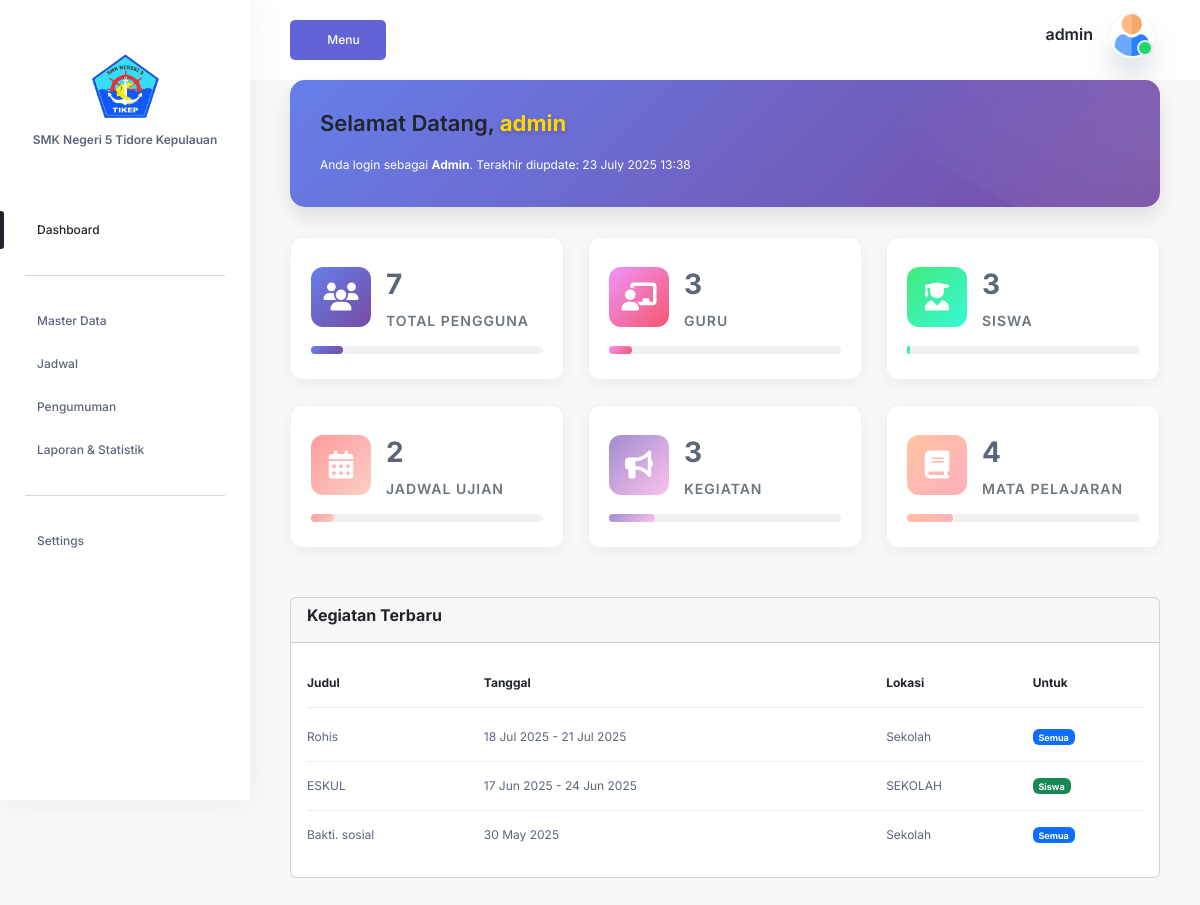
The page /login/admin/index.php (signed in) on the database its author committed.
### tables this page shows
CREATE TABLE `users` (
  `id` int(11) NOT NULL,
  `nama` varchar(100) NOT NULL,
  `username` varchar(50) DEFAULT NULL,
  `password` varchar(255) NOT NULL,
  `email` varchar(100) NOT NULL,
  `role` enum('admin','guru','siswa') NOT NULL,
  `is_active` tinyint(1) NOT NULL DEFAULT '1',
  `login_attempts` tinyint(1) NOT NULL DEFAULT '1',
  `created_at` timestamp NOT NULL DEFAULT CURRENT_TIMESTAMP,
  `updated_at` timestamp NULL DEFAULT NULL ON UPDATE CURRENT_TIMESTAMP
);

CREATE TABLE `kegiatan` (
  `id` int(11) NOT NULL,
  `judul` varchar(150) NOT NULL,
  `deskripsi` text,
  `tanggal_mulai` date NOT NULL,
  `tanggal_selesai` date DEFAULT NULL,
  `jam_mulai` time DEFAULT NULL,
  `jam_selesai` time DEFAULT NULL,
  `lokasi` varchar(150) DEFAULT NULL,
  `penanggung_jawab_id` int(11) DEFAULT NULL,
  `ditujukan_untuk` enum('siswa','guru','semua') NOT NULL DEFAULT 'semua',
  `gambar` varchar(255) DEFAULT NULL,
  `created_at` timestamp NOT NULL DEFAULT CURRENT_TIMESTAMP,
  `updated_at` timestamp NULL DEFAULT NULL ON UPDATE CURRENT_TIMESTAMP
);

### login/admin/index.php (the view, shortened to what this page needs)
<?php
require_once 'template/header.php';
?>
<?php require_once 'template/sidebar.php'; ?>
<section class="section">
    <div class="container-fluid">
        <div class="welcome-card">
            <h2 class="mb-3">Selamat Datang, <span class="username-highlight"><?php echo htmlspecialchars($_SESSION['username']); ?></span></h2>
            <p class="mb-0">Anda login sebagai <strong><?php echo ucfirst($_SESSION['role']); ?></strong>. Terakhir diupdate: <?php echo date('d F Y H:i'); ?></p>
        </div>
        <div class="row">
            <?php
function getDashboardStats($conn) {
    $stats = [];
    $result = $conn->query("SELECT COUNT(*) as total FROM users");
    $stats['users'] = $result->fetch_assoc()['total'];
    $result = $conn->query("SELECT COUNT(*) as total FROM guru");
    $stats['teachers'] = $result->fetch_assoc()['total'];
    $result = $conn->query("SELECT COUNT(*) as total FROM siswa");
    $stats['students'] = $result->fetch_assoc()['total'];
    $result = $conn->query("SELECT COUNT(*) as total FROM jadwal_ujian");
    $stats['exams'] = $result->fetch_assoc()['total'];
    $result = $conn->query("SELECT COUNT(*) as total FROM kegiatan");
    $stats['activities'] = $result->fetch_assoc()['total'];
    $result = $conn->query("SELECT COUNT(*) as total FROM mapel");
    $stats['subjects'] = $result->fetch_assoc()['total'];
    return $stats;
}
$stats = getDashboardStats($conn);
?>
            <div class="col-xl-4 col-lg-6 col-md-6 col-sm-12">
                <div class="stat-card">
                    <div class="d-flex align-items-center">
                        <div class="stat-icon" style="background: linear-gradient(135deg, #667eea 0%, #764ba2 100%);">
                            <i class="fas fa-users"></i>
                        </div>
                        <div>
                            <div class="stat-value"><?php echo $stats['users']; ?></div>
                            <div class="stat-title">Total Pengguna</div>
                        </div>
                    </div>
                    <div class="progress-container">
                        <div class="progress-bar" style="width: <?php echo min(100, ($stats['users']/50)*100); ?>%; background: linear-gradient(135deg, #667eea 0%, #764ba2 100%);"></div>
                    </div>
                </div>
            </div>
            <div class="col-xl-4 col-lg-6 col-md-6 col-sm-12">
                <div class="stat-card">
                    <div class="d-flex align-items-center">
                        <div class="stat-icon" style="background: linear-gradient(135deg, #f093fb 0%, #f5576c 100%);">
                            <i class="fas fa-chalkboard-teacher"></i>
                        </div>
                        <div>
                            <div class="stat-value"><?php echo $stats['teachers']; ?></div>
                            <div class="stat-title">Guru</div>
                        </div>
                    </div>
                    <div class="progress-container">
                        <div class="progress-bar" style="width: <?php echo min(100, ($stats['teachers']/30)*100); ?>%; background: linear-gradient(135deg, #f093fb 0%, #f5576c 100%);"></div>
                    </div>
                </div>
            </div>
            <div class="col-xl-4 col-lg-6 col-md-6 col-sm-12">
                <div class="stat-card">
                    <div class="d-flex align-items-center">
                        <div class="stat-icon" style="background: linear-gradient(135deg, #43e97b 0%, #38f9d7 100%);">
                            <i class="fas fa-user-graduate"></i>
                        </div>
                        <div>
                            <div class="stat-value"><?php echo $stats['students']; ?></div>
                            <div class="stat-title">Siswa</div>
                        </div>
                    </div>
                    <div class="progress-container">
                        <div class="progress-bar" style="width: <?php echo min(100, ($stats['students']/200)*100); ?>%; background: linear-gradient(135deg, #43e97b 0%, #38f9d7 100%);"></div>
                    </div>
                </div>
            </div>
            <div class="col-xl-4 col-lg-6 col-md-6 col-sm-12">
                <div class="stat-card">
                    <div class="d-flex align-items-center">
                        <div class="stat-icon" style="background: linear-gradient(135deg, #ff9a9e 0%, #fad0c4 100%);">
                            <i class="fas fa-calendar-alt"></i>
                        </div>
                        <div>
                            <div class="stat-value"><?php echo $stats['exams']; ?></div>
                            <div class="stat-title">Jadwal Ujian</div>
                        </div>
                    </div>
                    <div class="progress-container">
                        <div class="progress-bar" style="width: <?php echo min(100, ($stats['exams']/20)*100); ?>%; background: linear-gradient(135deg, #ff9a9e 0%, #fad0c4 100%);"></div>
                    </div>
                </div>
            </div>
            <div class="col-xl-4 col-lg-6 col-md-6 col-sm-12">
                <div class="stat-card">
                    <div class="d-flex align-items-center">
                        <div class="stat-icon" style="background: linear-gradient(135deg, #a18cd1 0%, #fbc2eb 100%);">
                            <i class="fas fa-bullhorn"></i>
                        </div>
                        <div>
                            <div class="stat-value"><?php echo $stats['activities']; ?></div>
                            <div class="stat-title">Kegiatan</div>
                        </div>
                    </div>
                    <div class="progress-container">
                        <div class="progress-bar" style="width: <?php echo min(100, ($stats['activities']/15)*100); ?>%; background: linear-gradient(135deg, #a18cd1 0%, #fbc2eb 100%);"></div>
                    </div>
                </div>
            </div>
            <div class="col-xl-4 col-lg-6 col-md-6 col-sm-12">
                <div class="stat-card">
                    <div class="d-flex align-items-center">
                        <div class="stat-icon" style="background: linear-gradient(135deg, #ffc3a0 0%, #ffafbd 100%);">
                            <i class="fas fa-book"></i>
                        </div>
                        <div>
                            <div class="stat-value"><?php echo $stats['subjects']; ?></div>
                            <div class="stat-title">Mata Pelajaran</div>
                        </div>
                    </div>
                    <div class="progress-container">
                        <div class="progress-bar" style="width: <?php echo min(100, ($stats['subjects']/20)*100); ?>%; background: linear-gradient(135deg, #ffc3a0 0%, #ffafbd 100%);"></div>
                    </div>
                </div>
            </div>
        </div>
        <div class="row mt-4">
            <div class="col-12">
                <div class="card">
                    <div class="card-header">
                        <h5 class="card-title">Kegiatan Terbaru</h5>
                    </div>
                    <div class="card-body">
                        <?php
                        $result = $conn->query("SELECT * FROM kegiatan ORDER BY tanggal_mulai DESC LIMIT 5");
                        if ($result->num_rows > 0) {
                            echo '<div class="table-responsive">';
                            echo '<table class="table table-hover">';
                            echo '<thead>
                                    <tr>
                                        <th>Judul</th>
                                        <th>Tanggal</th>
                                        <th>Lokasi</th>
                                        <th>Untuk</th>
                                    </tr>
                                  </thead>';
                            echo '<tbody>';
                            while($activity = $result->fetch_assoc()) {
                                echo '<tr>
                                        <td>'.htmlspecialchars($activity['judul']).'</td>
                                        <td>'.date('d M Y', strtotime($activity['tanggal_mulai']));
                                if ($activity['tanggal_selesai'] && $activity['tanggal_selesai'] != $activity['tanggal_mulai']) {
                                    echo ' - '.date('d M Y', strtotime($activity['tanggal_selesai']));
                                }
                                echo '</td>
                                        <td>'.htmlspecialchars($activity['lokasi']).'</td>
                                        <td><span class="badge bg-'.($activity['ditujukan_untuk'] == 'semua' ? 'primary' : ($activity['ditujukan_untuk'] == 'guru' ? 'info' : 'success')).'">'.ucfirst($activity['ditujukan_untuk']).'</span></td>
                                      </tr>';
                            }
                            echo '</tbody>';
                            echo '</table>';
                            echo '</div>';
                        } else {
                            echo '<div class="alert alert-info">Tidak ada kegiatan terbaru</div>';
                        }
                        ?>
                    </div>
                </div>
            </div>
        </div>
    </div>
</section>
<?php include './template/footer.php'; ?>

### login/admin/template/header.php (shortened to what this page needs)
<?php
include "../config/koneksi.php";
$user_id = $_SESSION['user_id'];
$query = mysqli_query($conn, "SELECT * FROM users WHERE id = '$user_id'");
 $data = mysqli_fetch_assoc($query);
?>
    <!DOCTYPE html>
<html lang="en">
    <head>
        <link rel="stylesheet" href="https://cdn.jsdelivr.net/npm/@fortawesome/fontawesome-free@5.15.4/css/fontawesome.min.css">
        <link
            href="https://cdn.jsdelivr.net/npm/bootstrap@5.2.0-beta1/dist/css/bootstrap.min.css"
            rel="stylesheet"
>
        <link rel="stylesheet" href="../../css/LineIcons.2.0.css">
        <link href="https://cdn.lineicons.com/4.0/lineicons.css" rel="stylesheet" />
        <link rel="stylesheet" href="https://cdnjs.cloudflare.com/ajax/libs/font-awesome/6.4.2/css/all.min.css" />
        <link rel="stylesheet" href="../assets/css/fullcalendar.css">
        <link rel="stylesheet" href="../assets/css/morris.css">
        <link rel="stylesheet" href="../assets/css/datatable.css">
        <link rel="stylesheet" href="../assets/css/main.css">
<link rel="stylesheet" type="text/css" href="https://cdn.datatables.net/1.11.5/css/jquery.dataTables.css">
        <body>
            <main class="main-wrapper">
                <header class="header">
                    <div class="container-fluid">
                        <div class="row">
                            <div class="col-lg-5 col-md-5 col-6">
                                <div class="header-left d-flex align-items-center">
                                    <div class="menu-toggle-btn mr-20">
                                        <button id="menu-toggle" class="main-btn primary-btn btn-hover">
                                            Menu
                                        </button>
                                    </div>
                                </div>
                            </div>
                            <div class="col-lg-7 col-md-7 col-6">
                                <div class="header-right">
                                    <div class="profile-box ml-15">
                                        <button
                                            class="dropdown-toggle bg-transparent border-0"
                                            type="button"
                                            id="profile"
                                            data-bs-toggle="dropdown"
                                            aria-expanded="false">
                                            <div class="profile-info">
                                                <div class="info">
                                                    <h6><?php echo $data['username'];?></h6>
                                                    <div class="image">
                                                        <img src="../../assets/img/user.png" alt=""/>
                                                        <span class="status"></span>
                                                    </div>
                                                </div>
                                            </div>
                                        </button>
                                    </div>
                                </div>
                            </div>
                        </div>
                    </div>
                </header>

### login/assets/css/fullcalendar.css (style rules this page uses)
:root { --fc-daygrid-event-dot-width:8px;--fc-list-event-dot-width:10px;--fc-list-event-hover-bg-color:#f5f5f5 }

### login/admin/index.php (style rules this page uses)
.welcome-card { background: linear-gradient(135deg, #667eea 0%, #764ba2 100%); border-radius: 15px; padding: 30px; color: white; box-shadow: 0 10px 20px rgba(0, 0, 0, 0.1); margin-bottom: 30px; position: relative; overflow: hidden; border: none; transition: transform 0.3s ease; }
.welcome-card::before { content: ''; position: absolute; top: -50%; right: -50%; width: 100%; height: 200%; background: radial-gradient(circle, rgba(255,255,255,0.1) 0%, rgba(255,255,255,0) 60%); transform: rotate(30deg); }
.username-highlight { color: #ffd700; font-weight: 700; text-shadow: 0 2px 4px rgba(0,0,0,0.2); }
.stat-card { border-radius: 12px; padding: 25px 20px; margin-bottom: 25px; box-shadow: 0 5px 15px rgba(0, 0, 0, 0.05); transition: all 0.3s ease; background: white; border: 1px solid rgba(0,0,0,0.05); }
.stat-icon { width: 60px; height: 60px; border-radius: 12px; display: flex; align-items: center; justify-content: center; font-size: 28px; color: white; margin-right: 15px; }
.stat-value { font-size: 28px; font-weight: 700; margin-bottom: 5px; }
.stat-title { font-size: 14px; color: #6c757d; text-transform: uppercase; letter-spacing: 1px; font-weight: 600; }
.progress-container { height: 8px; border-radius: 4px; background: #f1f1f1; margin-top: 15px; }
.progress-bar { height: 100%; border-radius: 4px; }

### rows shown on the page
users: username "admin"
kegiatan: judul "Rohis", tanggal_mulai "18 Jul 2025", tanggal_selesai "21 Jul 2025", lokasi "Sekolah", ditujukan_untuk "Semua"
kegiatan: judul "ESKUL", tanggal_mulai "17 Jun 2025", tanggal_selesai "24 Jun 2025", lokasi "SEKOLAH", ditujukan_untuk "Siswa"
kegiatan: judul "Bakti. sosial", tanggal_mulai "30 May 2025", lokasi "Sekolah", ditujukan_untuk "Semua"

### other values the page prints
$_SESSION['username'] "admin"
$_SESSION['role'] "Admin"
$stats['users'] "7"
$stats['teachers'] "3"
$stats['students'] "3"
$stats['exams'] "2"
$stats['activities'] "3"
$stats['subjects'] "4"
